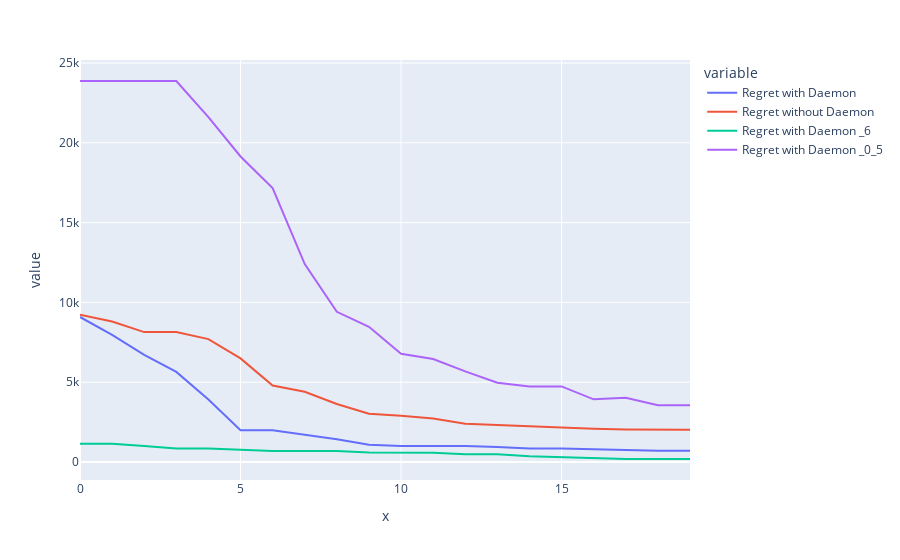

The code cell stored with this chart in its notebook:
### Code cell
#scores_DA_df = pd.DataFrame({'Regret with Daemon':scores_w_daemon,'Regret without Daemon':scores_wo_daemon,'Regret with Daemon _6':scores_w_daemon_6,'Regret with Daemon _0_5':scores_w_daemon_0_5 })
#px.line(scores_DA_df,y=scores_DA_df.columns, x = np.arange(len(scores_w_daemon)))

### Figure 1 — Plotly figure (JSON) as saved in the notebook; plotly's stock layout.template omitted (floating-point values rounded to 4 significant figures)
{"data": [{"hovertemplate": "variable=Regret with Daemon<br>x=%{x}<br>value=%{y}<extra></extra>", "legendgroup": "Regret with Daemon", "line": {"color": "#636efa", "dash": "solid"}, "marker": {"symbol": "circle"}, "mode": "lines", "name": "Regret with Daemon", "orientation": "v", "showlegend": true, "type": "scatter", "x": [0, 1, 2, 3, 4, 5, 6, 7, 8, 9, 10, 11, 12, 13, 14, 15, 16, 17, 18, 19], "xaxis": "x", "y": [9086.0, 7964.0, 6709.0, 5642.0, 3920.0, 1991.0, 1991.0, 1694.0, 1424.0, 1079.0, 1004.0, 1004.0, 1004.0, 932.8, 840.5, 840.5, 787.5, 730.1, 697.5, 697.5], "yaxis": "y"}, {"hovertemplate": "variable=Regret without Daemon<br>x=%{x}<br>value=%{y}<extra></extra>", "legendgroup": "Regret without Daemon", "line": {"color": "#EF553B", "dash": "solid"}, "marker": {"symbol": "circle"}, "mode": "lines", "name": "Regret without Daemon", "orientation": "v", "showlegend": true, "type": "scatter", "x": [0, 1, 2, 3, 4, 5, 6, 7, 8, 9, 10, 11, 12, 13, 14, 15, 16, 17, 18, 19], "xaxis": "x", "y": [9228.0, 8799.0, 8139.0, 8139.0, 7698.0, 6488.0, 4788.0, 4401.0, 3638.0, 3022.0, 2892.0, 2730.0, 2390.0, 2308.0, 2229.0, 2188.0, 2079.0, 2039.0, 2023.0, 2023.0], "yaxis": "y"}, {"hovertemplate": "variable=Regret with Daemon _6<br>x=%{x}<br>value=%{y}<extra></extra>", "legendgroup": "Regret with Daemon _6", "line": {"color": "#00cc96", "dash": "solid"}, "marker": {"symbol": "circle"}, "mode": "lines", "name": "Regret with Daemon _6", "orientation": "v", "showlegend": true, "type": "scatter", "x": [0, 1, 2, 3, 4, 5, 6, 7, 8, 9, 10, 11, 12, 13, 14, 15, 16, 17, 18, 19], "xaxis": "x", "y": [1138.0, 1138.0, 1009.0, 838.6, 838.6, 769.6, 686.0, 686.0, 686.0, 598.7, 582.1, 582.1, 484.7, 484.7, 354.8, 304.1, 252.8, 187.5, 187.5, 187.5], "yaxis": "y"}, {"hovertemplate": "variable=Regret with Daemon _0_5<br>x=%{x}<br>value=%{y}<extra></extra>", "legendgroup": "Regret with Daemon _0_5", "line": {"color": "#ab63fa", "dash": "solid"}, "marker": {"symbol": "circle"}, "mode": "lines", "name": "Regret with Daemon _0_5", "orientation": "v", "showlegend": true, "type": "scatter", "x": [0, 1, 2, 3, 4, 5, 6, 7, 8, 9, 10, 11, 12, 13, 14, 15, 16, 17, 18, 19], "xaxis": "x", "y": [23870.0, 23870.0, 23870.0, 23870.0, 21610.0, 19140.0, 17170.0, 12400.0, 9411.0, 8468.0, 6784.0, 6452.0, 5681.0, 4967.0, 4737.0, 4737.0, 3925.0, 4029.0, 3552.0, 3552.0], "yaxis": "y"}], "layout": {"legend": {"title": {"text": "variable"}, "tracegroupgap": 0}, "margin": {"t": 60}, "xaxis": {"anchor": "y", "domain": [0, 1], "title": {"text": "x"}}, "yaxis": {"anchor": "x", "domain": [0, 1], "title": {"text": "value"}}}}
